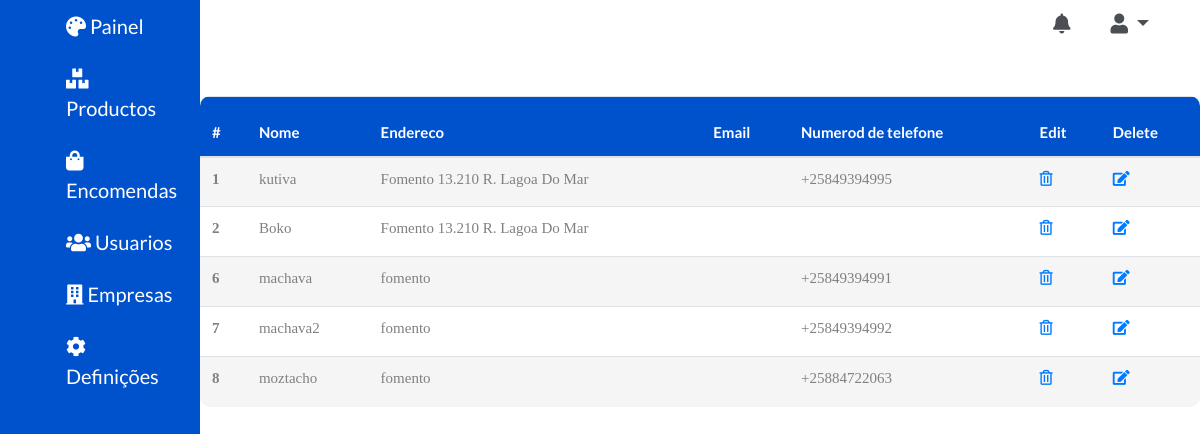
The page /dashboard/companies/ on the database as committed earlier.
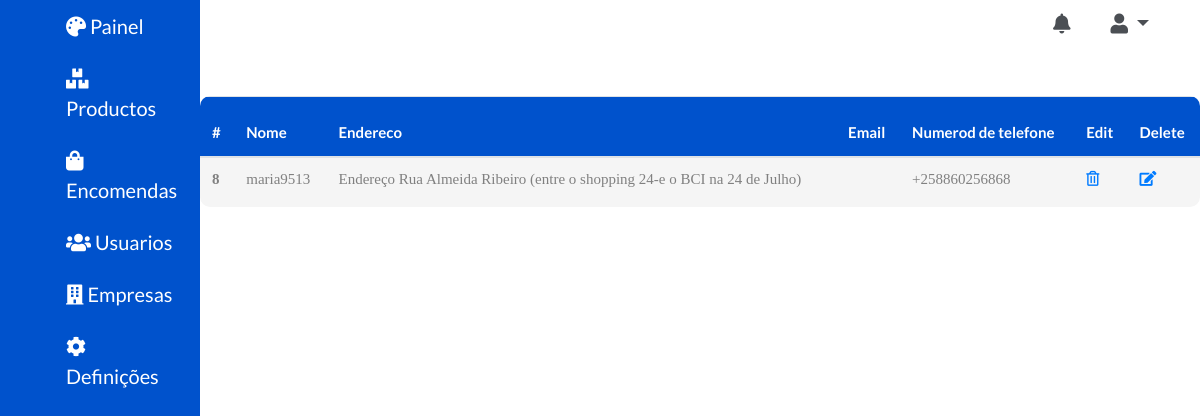
The same page on the database as committed later.
### account/models.py (models this page shows, shortened)
class Company(models.Model):
    user = models.OneToOneField(settings.AUTH_USER_MODEL, on_delete=models.CASCADE)
    commercial_name = models.CharField(max_length=30, blank=False, unique=False)
    company_logo = models.ImageField(upload_to='company_logo/', default='company_logo/default.jpg')
    address = models.CharField(max_length=300, blank=True)
    categories = models.ForeignKey(Category, on_delete=models.CASCADE, blank=True, unique=False, default=1)
    created_date = models.DateTimeField(default=timezone.now)
    uploaded_at = models.DateTimeField(blank=True, null=True)

class User(AbstractUser):
    username = None
    email = models.EmailField(_('email address'), unique=True)
    phone_regex = RegexValidator(regex=r'^\+?258?\d{9,13}$',
                                 message="O número de telefone deve ser digitado no formato: '+258849293949'. São permitidos até 13 dígitos.")
    phone_number = models.CharField(validators=[phone_regex], max_length=13, blank=True)  # validators should be a list
    USERNAME_FIELD = 'email'
    REQUIRED_FIELDS = []
    objects = UserManager()

### dashboard/views.py (the view)
# urls.py: path("companies/", views.CompanyListView.as_view(), name="companies"),
class CompanyListView(ListView):
    model = Company
    template_name = 'dashboard/companies.html'
    context_object_name = 'companies'
    paginate_by = 20
    def get_context_data(self, **kwargs):
        context = super(CompanyListView, self).get_context_data(**kwargs)
        companies = self.get_queryset()
        page = self.request.GET.get('page')
        paginator = Paginator(companies, self.paginate_by)
        try:
            users = paginator.page(page)
        except PageNotAnInteger:
            users = paginator.page(1)
        except EmptyPage:
            products = paginator.page(paginator.num_pages)
        context['companies'] = companies
        return context

### price/templates/dashboard/companies.html (shortened to what this page needs)
{% extends "price/layout/base.html" %}
{% load staticfiles %}
{% load staticfiles %}
{% block styles %}
<link rel="stylesheet" href="{% static 'stylesheet/main.css' %}">
<link rel="stylesheet" href="https://use.fontawesome.com/releases/v5.7.2/css/all.css">
<link rel="stylesheet" href="{% static 'stylesheet/dashboard.css' %}">
{% endblock %}
{% block content %}
<main>
    <div class="container-fluid">
        <div class="row">
            <div class="col-md-2 aside">
                {% include "dashboard/aside.html" %}
            </div>
            <div class="col-md-10">
                {% include "dashboard/menu.html" %}
                <div class="row">
                    <table class="table table-borderless">
                        <thead>
                        <tr>
                            <th scope="col">#</th>
                            <th scope="col">Nome</th>
                            <th scope="col" colspan="3">Endereco</th>
                            <th scope="col" colspan="2">Email</th>
                            <th scope="col" colspan="2">Numerod de telefone</th>
                            <th scope="col">Edit</th>
                            <th scope="col">Delete</th>
                        </tr>
                        </thead>
                        <tbody>
    {% for company in companies %}
                        <tr>
                            <th scope="row">{{ company.id }}</th>
                            <td colspan="1">{{ company.commercial_name }}</td>
                            <td colspan="3">{{ company.address }}</td>
                            <td colspan="2">{{ user.email }}</td>
                            <td colspan="2">{{ company.user.phone_number }}</td>
                            <td><a href="{% url 'user-delete' user.id   %}"><i class="far fa-trash-alt"></i></a></td>
                            <td><a href="{% url 'user-update' user.id   %}"> <i class="fas fa-edit"></i></i></a></td>
                        </tr>
                        {% endfor %}
                        </tbody>
                    </table>
                </div>
            </div>
        </div>
    </div>
</main>
{% endblock %}

Rows that differ between the two databases and show on the page:
removed Company: id "1", commercial_name "kutiva", address "Fomento 13.210 R. Lagoa Do Mar", user.phone_number "+25849394995"
removed Company: id "2", commercial_name "Boko", address "Fomento 13.210 R. Lagoa Do Mar"
removed Company: id "6", commercial_name "machava", address "fomento", user.phone_number "+25849394991"
removed Company: id "7", commercial_name "machava2", address "fomento", user.phone_number "+25849394992"
changed Company id 8: commercial_name "moztacho" → "maria9513"; address "fomento" → "Endereço Rua Almeida Ribeiro (entre o shopping 24-e o BCI na 24 de Julho)"; user.phone_number "+25884722063" → "+258860256868"
